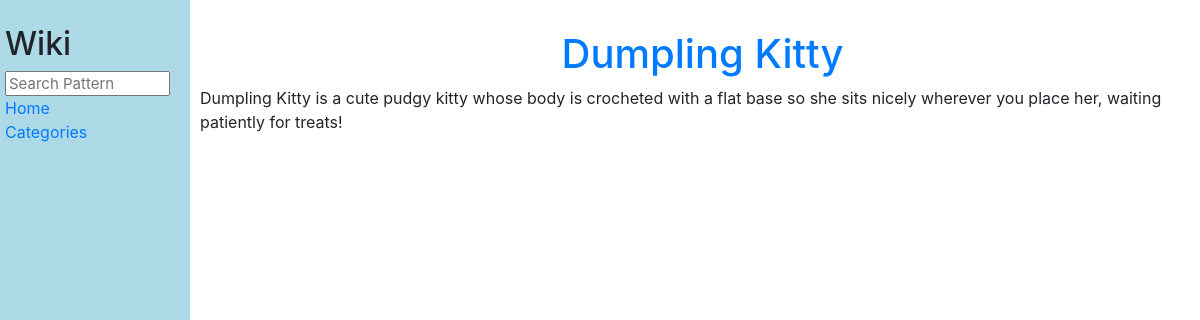
Page /patterns/1 on the committed database.
### patterns/models.py (models this page shows, shortened)
class PatternTable(models.Model):
    name = models.CharField(max_length=255, unique=True)
    link = models.TextField()
    description = models.TextField()
    category = models.ForeignKey(Category, on_delete=models.CASCADE, related_name="patterns_incategory")

### patterns/views.py (the view)
# urls.py: path("<int:pattern_id>", views.pattern, name = "pattern"),
def pattern(request, pattern_id):
    pattern = PatternTable.objects.get(id=pattern_id)
    return render(request, "patterns/pattern.html", {"pattern":pattern})

### patterns/templates/patterns/pattern.html
{% extends "patterns/layout.html" %}
{% block body %}
<h1>
    <a href={{pattern.link}}>{{pattern.name}}</a> </h1>
<div>
    {{pattern.description}}
</div>
{% endblock %}

### patterns/static/patterns/styles.css (style rules this page uses)
body { margin: 0; background-color: white; }
h1 { margin-top: 0px; padding-top: 20px; }

### patterns/templates/patterns/layout.html (style rules this page uses)
h1 { text-align: center }

### rows in the picture
PatternTable: name "Dumpling Kitty", description "Dumpling Kitty is a cute pudgy kitty whose body is crocheted with a flat base so she sits nicely wherever you place her, waiting patiently for treats!"
